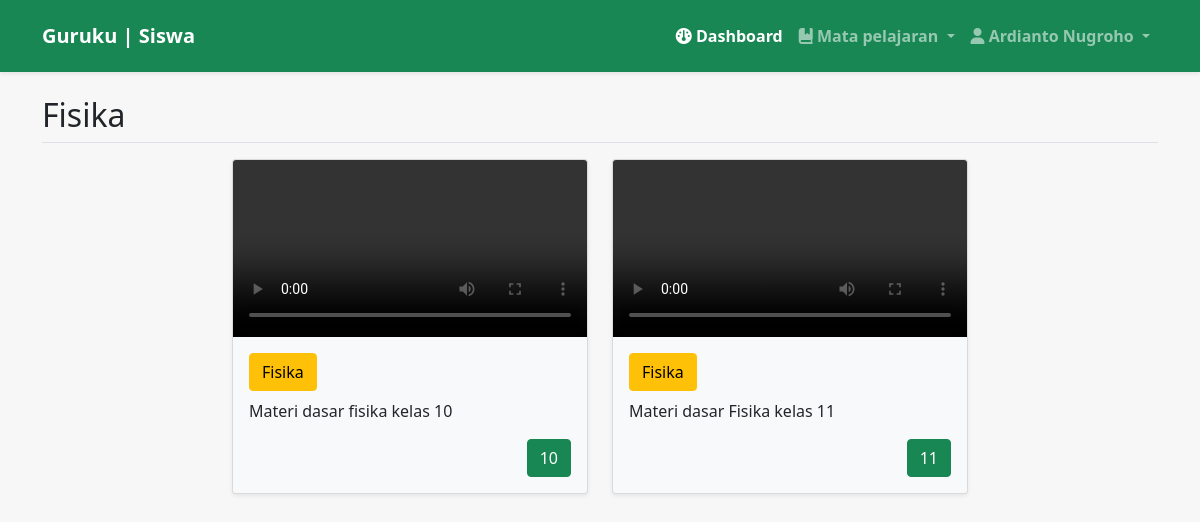
/back/siswa/index.php?page=Fisika (signed in), run on the app's committed database.
### tables this page shows
CREATE TABLE `materi` (
  `id_materi` int(11) NOT NULL,
  `nip` int(50) NOT NULL,
  `kelas_id` int(11) NOT NULL,
  `nama_guru` varchar(255) DEFAULT NULL,
  `nama_mapel` varchar(255) DEFAULT NULL,
  `video` varchar(255) DEFAULT NULL,
  `deskripsi` text DEFAULT NULL,
  `kelas` varchar(255) DEFAULT NULL
);

CREATE TABLE `kelas` (
  `id_kelas` int(11) NOT NULL,
  `nama_kelas` varchar(255) DEFAULT NULL
);

### back/siswa/mapel/fisika.php (the view)
<h2 class="border-bottom pb-2" >Fisika</h2>
        <div class="row justify-content-center mb-3 mt-3">
            <?php
            include '../../config/koneksi.php';
                $query=mysqli_query($koneksi,"SELECT * FROM materi JOIN kelas ON materi.kelas_id = kelas.id_kelas WHERE nama_mapel='Fisika'");
                if (mysqli_num_rows($query) > 0) {
                    foreach($query as $data){
            ?>
               <div class="col-md-4 mb-3">
                <div class="card bg-light shadow-sm">
                    <video src="../guru/materi/video/<?= $data['video'] ?>" controls class="card-img-top"></video>
                        <div class="card-body">
                            <a href="index.php?page=<?= $data['nama_mapel']?>" class="btn btn-warning mb-2"><?= $data['nama_mapel']?></a>
                            <p class="card-text"><?= $data['deskripsi']?></p>
                            <p class="card-text text-end"><small class="text-muted"><a href="index.php?page=kelas_<?= $data['nama_kelas']?>" class="btn btn-success"><?= $data['nama_kelas']?></a></small></p>
                        </div>
                    </div>
               </div>
            <?php
            }
         } else{
            ?>
                <div class="alert alert-danger">Tidak ada materi</div>
            <?php
            }
            ?>
        </div>

### data on the page
materi: nama_mapel "Fisika", deskripsi "Materi dasar fisika kelas 10", kelas.nama_kelas "10"
materi: nama_mapel "Fisika", deskripsi "Materi dasar Fisika kelas 11", kelas.nama_kelas "11"

### other printed values
$_SESSION['nama'] "Ardianto Nugroho"
